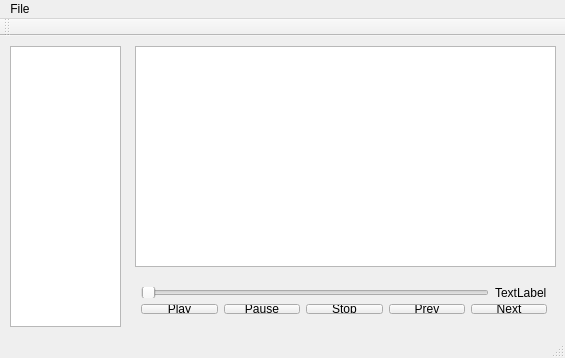
<?xml version="1.0" encoding="UTF-8"?>
<ui version="4.0">
 <class>MainWindow</class>
 <widget class="QMainWindow" name="MainWindow">
  <property name="geometry">
   <rect>
    <x>0</x>
    <y>0</y>
    <width>565</width>
    <height>358</height>
   </rect>
  </property>
  <property name="windowTitle">
   <string>MainWindow</string>
  </property>
  <widget class="QWidget" name="centralWidget">
   <widget class="QTreeView" name="treeView">
    <property name="geometry">
     <rect>
      <x>10</x>
      <y>10</y>
      <width>111</width>
      <height>281</height>
     </rect>
    </property>
   </widget>
   <widget class="QTableView" name="tableView">
    <property name="geometry">
     <rect>
      <x>135</x>
      <y>10</y>
      <width>421</width>
      <height>221</height>
     </rect>
    </property>
   </widget>
   <widget class="QWidget" name="">
    <property name="geometry">
     <rect>
      <x>130</x>
      <y>240</y>
      <width>428</width>
      <height>49</height>
     </rect>
    </property>
    <layout class="QVBoxLayout" name="verticalLayout">
     <item>
      <layout class="QHBoxLayout" name="horizontalLayout_2">
       <item>
        <widget class="QSlider" name="progressSlider">
         <property name="orientation">
          <enum>Qt::Horizontal</enum>
         </property>
        </widget>
       </item>
       <item>
        <widget class="QLabel" name="durationLabel">
         <property name="text">
          <string>TextLabel</string>
         </property>
        </widget>
       </item>
      </layout>
     </item>
     <item>
      <layout class="QHBoxLayout" name="horizontalLayout">
       <item>
        <widget class="QPushButton" name="playButton">
         <property name="text">
          <string>Play</string>
         </property>
        </widget>
       </item>
       <item>
        <widget class="QPushButton" name="pauseButton">
         <property name="text">
          <string>Pause</string>
         </property>
        </widget>
       </item>
       <item>
        <widget class="QPushButton" name="stopButton">
         <property name="text">
          <string>Stop</string>
         </property>
        </widget>
       </item>
       <item>
        <widget class="QPushButton" name="prevButton">
         <property name="text">
          <string>Prev</string>
         </property>
        </widget>
       </item>
       <item>
        <widget class="QPushButton" name="nextButton">
         <property name="text">
          <string>Next</string>
         </property>
        </widget>
       </item>
      </layout>
     </item>
    </layout>
   </widget>
  </widget>
  <widget class="QMenuBar" name="menuBar">
   <property name="geometry">
    <rect>
     <x>0</x>
     <y>0</y>
     <width>565</width>
     <height>19</height>
    </rect>
   </property>
   <widget class="QMenu" name="menuXPM">
    <property name="title">
     <string>File</string>
    </property>
    <addaction name="actionExit"/>
   </widget>
   <addaction name="menuXPM"/>
  </widget>
  <widget class="QToolBar" name="mainToolBar">
   <attribute name="toolBarArea">
    <enum>TopToolBarArea</enum>
   </attribute>
   <attribute name="toolBarBreak">
    <bool>false</bool>
   </attribute>
  </widget>
  <widget class="QStatusBar" name="statusBar"/>
  <action name="actionExit">
   <property name="text">
    <string>Exit</string>
   </property>
  </action>
 </widget>
 <layoutdefault spacing="6" margin="11"/>
 <resources/>
 <connections/>
</ui>
